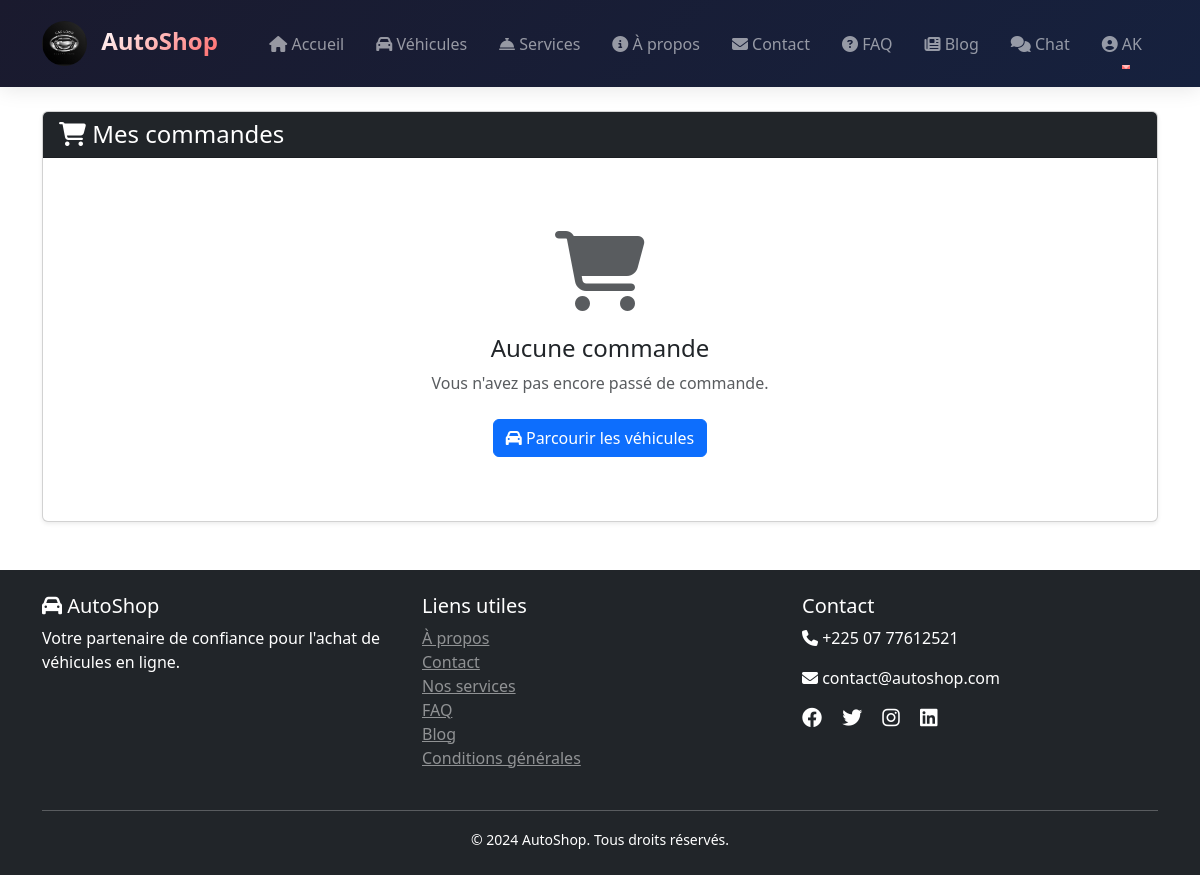
Page /accounts/my-orders/ (signed in) on the earlier database version.
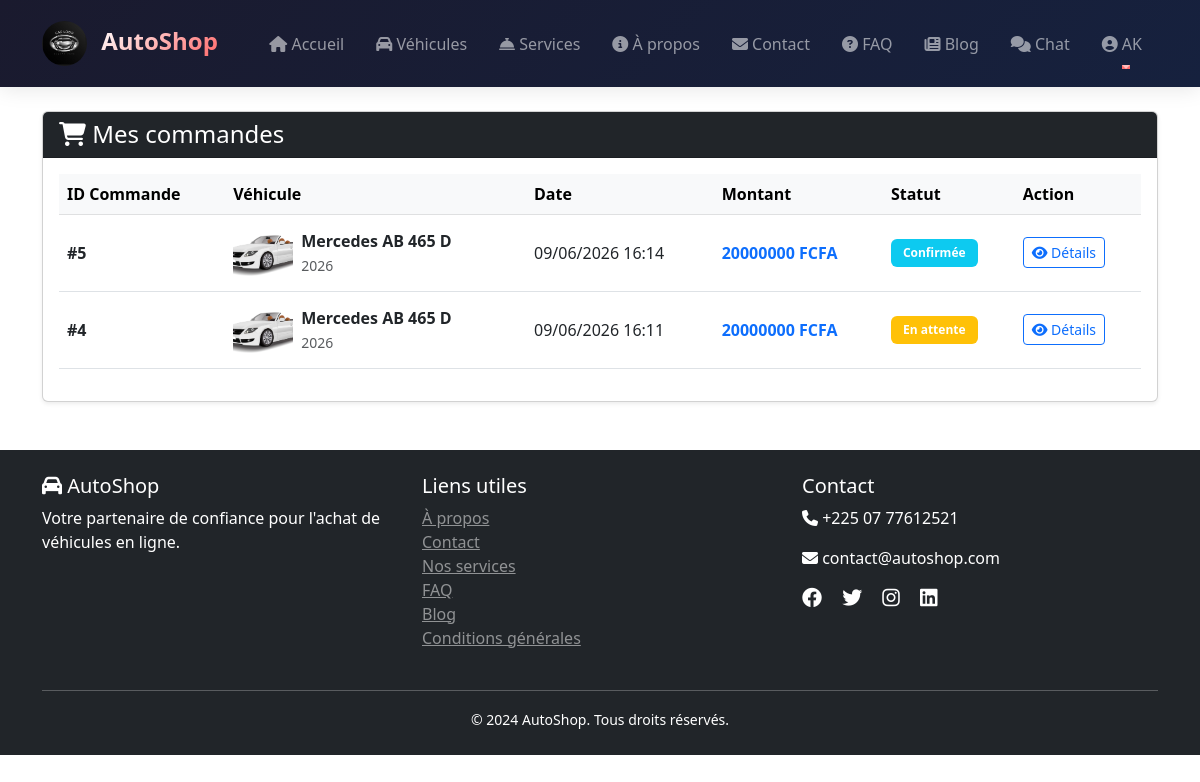
Same page on the later database version.
### orders/models.py (models this page shows, shortened)
class Order(models.Model):
    STATUS_CHOICES = [
        ('PENDING', 'En attente'),
        ('CONFIRMED', 'Confirmée'),
        ('PROCESSING', 'En traitement'),
        ('COMPLETED', 'Terminée'),
        ('CANCELLED', 'Annulée'),
    ]
    user = models.ForeignKey(User, on_delete=models.CASCADE, related_name='orders')
    vehicle = models.ForeignKey(Vehicle, on_delete=models.CASCADE, related_name='orders')
    order_date = models.DateTimeField(auto_now_add=True)
    status = models.CharField(max_length=20, choices=STATUS_CHOICES, default='PENDING')
    total_amount = models.DecimalField(max_digits=12, decimal_places=2)
    PAYMENT_METHOD_CHOICES = [
        ('CARTE', 'Carte bancaire'),
        ('ORANGE_MONEY', 'Orange Money'),
        ('MTN_MOMO', 'MTN Mobile Money'),
    ]
    payment_method = models.CharField(max_length=20, choices=PAYMENT_METHOD_CHOICES, default='CARTE')
    delivery_address = models.TextField()
    delivery_city = models.CharField(max_length=100)
    delivery_postal_code = models.CharField(max_length=20)
    class Meta:
        ordering = ['-order_date']

### vehicles/models.py (models this page shows, shortened)
class Vehicle(models.Model):
    FUEL_TYPES = [
        ('ESSENCE', 'Essence'),
        ('DIESEL', 'Diesel'),
        ('ELECTRIQUE', 'Électrique'),
        ('HYBRIDE', 'Hybride'),
    ]
    TRANSMISSION_TYPES = [
        ('MANUAL', 'Manuelle'),
        ('AUTOMATIC', 'Automatique'),
    ]
    CONDITION_TYPES = [
        ('NEW', 'Neuf'),
        ('USED', 'Occasion'),
    ]
    brand = models.ForeignKey(Brand, on_delete=models.CASCADE, related_name='vehicles')
    model = models.CharField(max_length=100)
    year = models.IntegerField()
    price = models.DecimalField(max_digits=12, decimal_places=2)
    mileage = models.IntegerField(help_text="Kilométrage", null=True, blank=True)
    fuel_type = models.CharField(max_length=20, choices=FUEL_TYPES)
    transmission = models.CharField(max_length=20, choices=TRANSMISSION_TYPES)
    condition = models.CharField(max_length=20, choices=CONDITION_TYPES, default='USED')
    color = models.CharField(max_length=50)
    description = models.TextField()
    features = models.TextField(help_text="Caractéristiques séparées par des virgules")
    images = models.ImageField(upload_to='vehicles/', null=True, blank=True)
    is_available = models.BooleanField(default=True)
    created_at = models.DateTimeField(auto_now_add=True)
    updated_at = models.DateTimeField(auto_now=True)
    class Meta:
        ordering = ['-created_at']

class Brand(models.Model):
    name = models.CharField(max_length=100)
    logo = models.ImageField(upload_to='brands/', null=True, blank=True)
    country = models.CharField(max_length=100)
    class Meta:
        ordering = ['name']

### accounts/views.py (the view)
# urls.py: path('my-orders/', views.my_orders, name='my_orders'),  # Ajoutez cette ligne
@login_required
def my_orders(request):
    orders = Order.objects.filter(user=request.user).order_by('-order_date')
    return render(request, 'accounts/my_orders.html', {'orders': orders})

### accounts/templates/accounts/my_orders.html (shortened to what the changed rows need)
{% extends 'base.html' %}
{% load static %}
{% block content %}
<div class="container">
    <div class="row">
        <div class="col-12">
            <div class="card shadow-sm">
                <div class="card-body">
                    {% if orders %}
                        <div class="table-responsive">
                            <table class="table table-hover">
                                <thead class="table-light">
                                    <tr>
                                        <th>ID Commande</th>
                                        <th>Véhicule</th>
                                        <th>Date</th>
                                        <th>Montant</th>
                                        <th>Statut</th>
                                        <th>Action</th>
                                    </tr>
                                </thead>
                                <tbody>
                                    {% for order in orders %}
                                        <tr>
                                            <td>
                                                <span class="fw-bold">#{{ order.id }}</span>
                                            </td>
                                            <td>
                                                <div class="d-flex align-items-center">
                                                    {% if order.vehicle.images %}
                                                        <img src="{{ order.vehicle.images.url }}" alt="{{ order.vehicle.brand.name }} {{ order.vehicle.model }}" style="width: 60px; height: 60px; object-fit: cover; border-radius: 5px;" class="me-2">
                                                    {% else %}
                                                        <div class="bg-secondary me-2" style="width: 60px; height: 60px; border-radius: 5px; display: flex; align-items: center; justify-content: center;">
                                                            <i class="fas fa-car text-white"></i>
                                                        </div>
                                                    {% endif %}
                                                    <div>
                                                        <strong>{{ order.vehicle.brand.name }} {{ order.vehicle.model }}</strong><br>
                                                        <small class="text-muted">{{ order.vehicle.year }}</small>
                                                    </div>
                                                </div>
                                            </td>
                                            <td>{{ order.order_date|date:"d/m/Y H:i" }}</td>
                                            <td>
                                                <strong class="text-primary">{{ order.total_amount|floatformat:0 }} FCFA</strong>
                                            </td>
                                            <td>
                                                {% if order.status == 'PENDING' %}
                                                    <span class="badge bg-warning">En attente</span>
                                                {% elif order.status == 'CONFIRMED' %}
                                                    <span class="badge bg-info">Confirmée</span>
                                                {% elif order.status == 'PROCESSING' %}
                                                    <span class="badge bg-primary">En traitement</span>
                                                {% elif order.status == 'COMPLETED' %}
                                                    <span class="badge bg-success">Terminée</span>
                                                {% elif order.status == 'CANCELLED' %}
                                                    <span class="badge bg-danger">Annulée</span>
                                                {% endif %}
                                            </td>
                                            <td>
                                                <a href="{% url 'order_confirmation' order.id %}" class="btn btn-sm btn-outline-primary">
                                                    <i class="fas fa-eye"></i> Détails
                                                </a>
                                            </td>
                                        </tr>
                                    {% endfor %}
                                </tbody>
                            </table>
                        </div>
                    {% else %}
                        <div class="text-center py-5">
                            <div class="display-1 text-muted">
                                <i class="fas fa-shopping-cart"></i>
                            </div>
                            <h4 class="mt-3">Aucune commande</h4>
                            <p class="text-muted">Vous n'avez pas encore passé de commande.</p>
                            <a href="{% url 'vehicle_list' %}" class="btn btn-primary mt-2">
                                <i class="fas fa-car"></i> Parcourir les véhicules
                            </a>
                        </div>
                    {% endif %}
                </div>
            </div>
        </div>
    </div>
</div>
{% endblock %}

Differences in the rows shown:
added Order: id "5", vehicle.images (picture), vehicle.brand.name "Mercedes", vehicle.model "AB 465 D", vehicle.year "2026", order_date "09/06/2026 16:14", total_amount "20000000", status "Confirmée"
added Order: id "4", vehicle.images (picture), vehicle.brand.name "Mercedes", vehicle.model "AB 465 D", vehicle.year "2026", order_date "09/06/2026 16:11", total_amount "20000000", status "En attente"
Other differences:
text no longer shown: "Aucune commande Vous n'avez pas encore passé de commande. Parcourir les véhicules"
text now shown: "ID Commande Véhicule Date Montant Statut Action"
